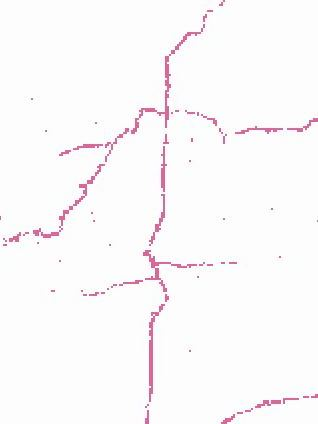
#> input picture ml-process/glad.jpg, 318 x 424 px
$ jupyter execute 'Line detection.ipynb'
#> lines starting #> are read from the running program, lines starting #| are printed output that depends on the picture; after the words box and inside, x2 and y2 are one past the last pixel; in counts of white or black regions, pixels touching at a corner belong together
[cell 1]
# Python program to illustrate HoughLine
# method for line detection
import cv2
import numpy as np
from matplotlib import pyplot as plt

[cell 2]
# Reading the required image in
# which operations are to be done.
# Make sure that the image is in the same
# directory in which this python program is
img = cv2.imread('glad.jpg')
#> img is the input picture: shape (424, 318, 3); mean B, G, R 250.3, 249.1, 250.9

# Convert the img to grayscale
gray = cv2.cvtColor(img,cv2.COLOR_BGR2GRAY)
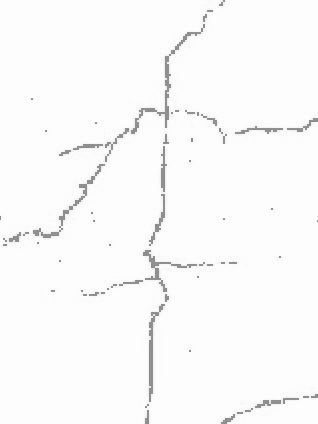
#> gray: shape (424, 318); min 112, max 255, mean 249.8

[cell 3]
# Apply edge detection method on the image
edges = cv2.Canny(gray,150, 180)
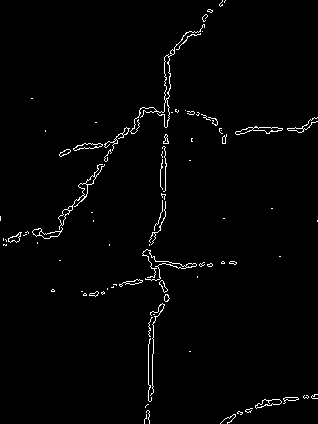
#> edges: shape (424, 318); 1.7% white in thin lines or dots

dst = cv2.GaussianBlur(gray,(5,5),cv2.BORDER_DEFAULT)
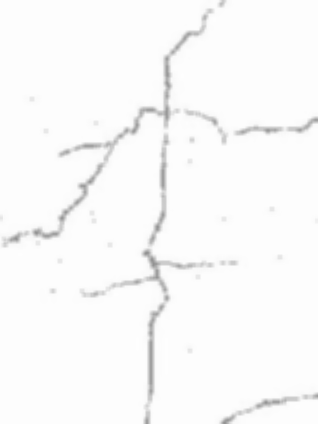
#> dst: shape (424, 318); min 146, max 254, mean 249.8

edges = cv2.Canny(dst,150, 180)
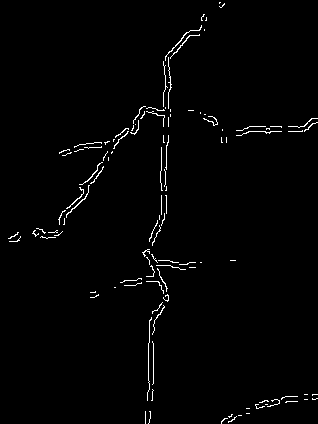
#> edges: shape (424, 318); 1.5% white in thin lines or dots

# This returns an array of r and theta values
lines = cv2.HoughLines(edges,1,np.pi/180, 50)
#> lines = 43 rows, first 8: [172, 0.0698], [166, 0.0349], [174, 0.0524], [171, 0.0349], [169, 0.0524], [177, 0.0698], [161, 0], [165, 0.0175]


plt.subplot(121),plt.imshow(img,cmap = 'gray')
plt.title('Original Image'), plt.xticks([]), plt.yticks([])
plt.subplot(122),plt.imshow(dst,cmap = 'gray')
plt.title('Edge Image'), plt.xticks([]), plt.yticks([])

plt.show()
#> figure, not shown here; B, G, R data is drawn as R, G, B

[cell 4]
print(lines)
#| [[[ 1.7200000e+02  6.9813170e-02]]
#|  [[ 1.6600000e+02  3.4906585e-02]]
#|  [[ 1.7400000e+02  5.2359879e-02]]
#|  [[ 1.7100000e+02  3.4906585e-02]]
#|  [[ 1.6900000e+02  5.2359879e-02]]
#|  [[ 1.7700000e+02  6.9813170e-02]]
#|  [[ 1.6100000e+02  0.0000000e+00]]
#|  [[ 1.6500000e+02  1.7453292e-02]]
#|  [[ 1.7000000e+02  1.7453292e-02]]
#|  [[ 1.7800000e+02  8.7266460e-02]]
#|  [[ 1.6800000e+02  3.4906585e-02]]
#|  [[ 1.5300000e+02  0.0000000e+00]]
#> (further printed lines are left out)

[cell 5]
# The below for loop runs till r and theta values
# are in the range of the 2d array
for r,theta in lines[0]:

    # Stores the value of cos(theta) in a
    a = np.cos(theta)

    # Stores the value of sin(theta) in b
    b = np.sin(theta)

    # x0 stores the value rcos(theta)
    x0 = a*r

    # y0 stores the value rsin(theta)
    y0 = b*r

    # x1 stores the rounded off value of (rcos(theta)-1000sin(theta))
    x1 = int(x0 + 1000*(-b))

    # y1 stores the rounded off value of (rsin(theta)+1000cos(theta))
    y1 = int(y0 + 1000*(a))

    # x2 stores the rounded off value of (rcos(theta)+1000sin(theta))
    x2 = int(x0 - 1000*(-b))

    # y2 stores the rounded off value of (rsin(theta)-1000cos(theta))
    y2 = int(y0 - 1000*(a))

    # cv2.line draws a line in img from the point(x1,y1) to (x2,y2).
    # (0,0,255) denotes the colour of the line to be
    #drawn. In this case, it is red.
    cv2.line(img,(x1,y1), (x2,y2), (0,0,255),2)
#> this loop made 1 pass
#> (r, theta, a, b, x0, y0, x1, y1) on pass 1: (172, 0.0698, 0.998, 0.0698, 171.6, 12, 101, 1009)
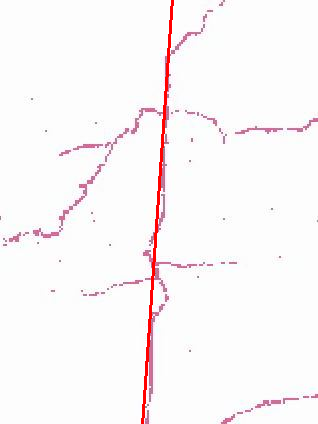
#> img: shape (424, 318, 3); 0.94% of pixels changed, all inside (x1, y1, x2, y2) = (141, 0, 174, 424)

# All the changes made in the input image are finally
# written on a new image houghlines.jpg
#cv2.imwrite('linesDetected.jpg', img)

[cell 6]
img = cv2.imread('linesDetected.jpg')
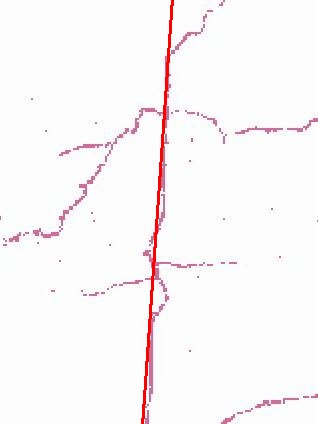
#> input picture ml-process/linesDetected.jpg, 318 x 424 px
#> img is the input picture: shape (424, 318, 3); mean B, G, R 248, 247, 250.6

plt.subplot(121),plt.imshow(img,cmap = 'gray')
plt.title('Line detected'), plt.xticks([]), plt.yticks([])
